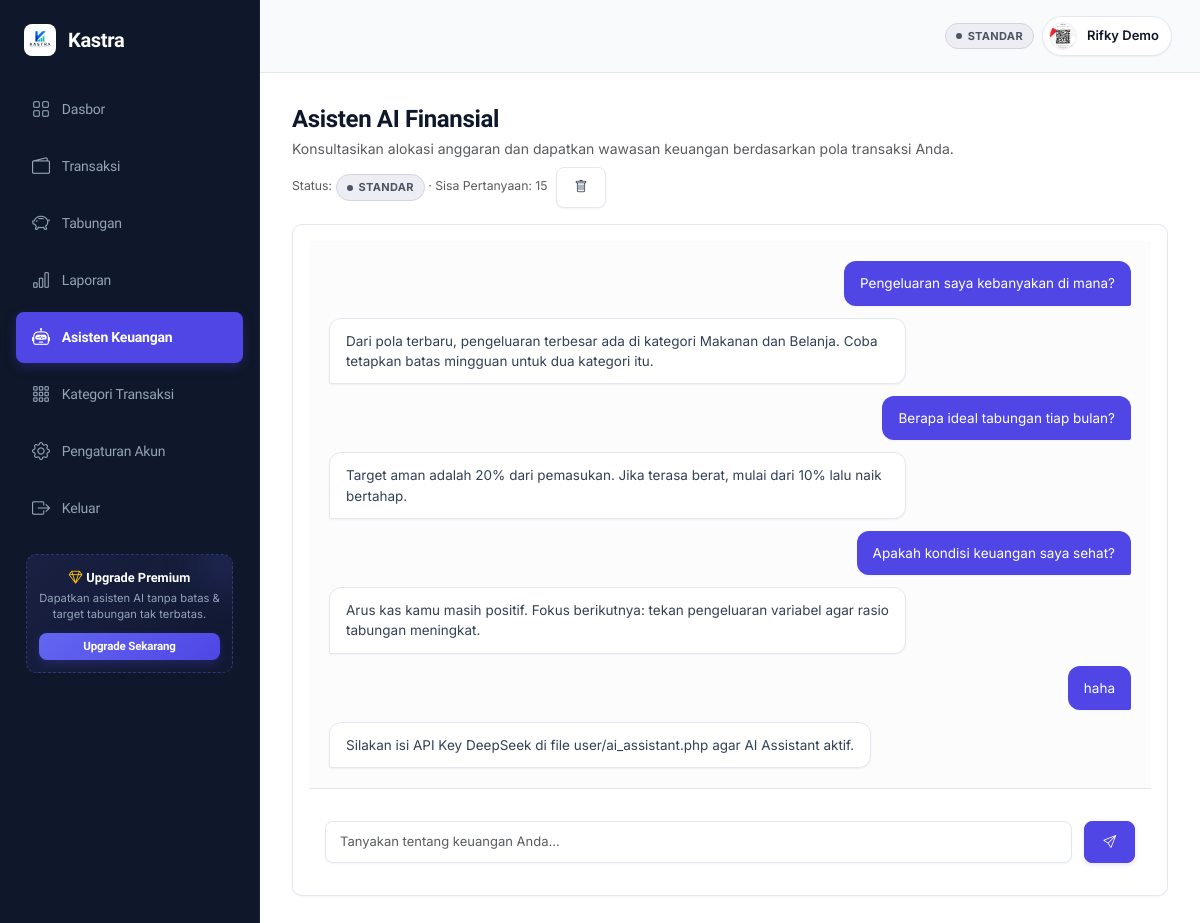
/user/ai_assistant.php (signed in), run on the app's committed database.
### tables this page shows
CREATE TABLE `chat_ai` (
  `id_chat` int(11) NOT NULL,
  `id_user` int(11) NOT NULL,
  `pesan_user` text NOT NULL,
  `respon_ai` text NOT NULL,
  `waktu` datetime NOT NULL
);

### config/fungsi.php (called while the page is built, shortened)
<?php
function ambil_pengaturan_sistem(PDO $koneksi): array
{
    $bawaan = [
        'harga_premium' => '2000',
        'limit_prompt' => '15',
    ];
    $kueri = $koneksi->query('SELECT nama_pengaturan, nilai_pengaturan FROM pengaturan_sistem');
    $data_pengaturan = $bawaan;
    foreach ($kueri->fetchAll() as $baris) {
        $data_pengaturan[$baris['nama_pengaturan']] = $baris['nilai_pengaturan'];
    }
    return $data_pengaturan;
}
function sinkron_status_premium(PDO $koneksi, int $id_user): array
{
    $kueri = $koneksi->prepare('SELECT status_user, premium_expired FROM users WHERE id_user=:id_user LIMIT 1');
    $kueri->execute(['id_user' => $id_user]);
    $data_pengguna = $kueri->fetch() ?: ['status_user' => 'biasa', 'premium_expired' => null];
    if (($data_pengguna['status_user'] ?? 'biasa') === 'biasa') {
        $kueri_transaksi = $koneksi->prepare("SELECT id_transaksi, kode_invoice, jumlah, status FROM transaksi_premium WHERE id_user=:id_user AND status IN ('pending', 'expired') ORDER BY id_transaksi DESC LIMIT 1");
        $kueri_transaksi->execute(['id_user' => $id_user]);
        $transaksi = $kueri_transaksi->fetch();
    }
    return $data_pengguna;
}
function h($teks): string
{
    return htmlspecialchars((string) $teks, ENT_QUOTES, 'UTF-8');
}

### user/ai_assistant.php (the view, shortened to what this page needs)
<?php
require_once __DIR__ . '/../config/database.php';
require_once __DIR__ . '/../config/fungsi.php';
$id_user = (int) $_SESSION['id_user'];
$pengaturan_sistem = ambil_pengaturan_sistem($koneksi);
$limit_prompt_harian = max(1, (int) ($pengaturan_sistem['limit_prompt'] ?? 15));
$status_akun = sinkron_status_premium($koneksi, $id_user);
$query_user = $koneksi->prepare('SELECT status_user, sisa_prompt, tanggal_reset_prompt FROM users WHERE id_user = :id_user LIMIT 1');
$query_user->execute(['id_user' => $id_user]);
$data_user = $query_user->fetch();
$status_user = $status_akun['status_user'] ?? ($data_user['status_user'] ?? 'biasa');
$sisa_prompt = (int) ($data_user['sisa_prompt'] ?? 15);
$tanggal_reset_prompt = $data_user['tanggal_reset_prompt'] ?? null;
if ($status_user !== 'premium') {
    $hari_ini = date('Y-m-d');
    if ($tanggal_reset_prompt !== $hari_ini) {
        $sisa_prompt = $limit_prompt_harian;
    }
}
$query_riwayat = $koneksi->prepare('SELECT * FROM chat_ai WHERE id_user = :id_user ORDER BY waktu ASC, id_chat ASC LIMIT 50');
$query_riwayat->execute(['id_user' => $id_user]);
$riwayat_chat = $query_riwayat->fetchAll();
include __DIR__ . '/../partials/header.php';
include __DIR__ . '/../partials/sidebar.php';
include __DIR__ . '/../partials/topbar.php';
?>
<div class="d-flex justify-content-between align-items-end flex-wrap gap-2 mb-3">
  <div>
    <h2 class="mb-1" style="font-size:24px;">Asisten AI Finansial</h2>
    <p class="text-muted mb-0">Konsultasikan alokasi anggaran dan dapatkan wawasan keuangan berdasarkan pola transaksi Anda.</p>
  </div>
  <div class="d-flex align-items-center gap-2 flex-wrap justify-content-end">
    <div class="small text-muted" id="statusPromptAI">Status: <span class="badge-status <?= $status_user === 'premium' ? 'badge-premium' : 'badge-biasa' ?>"><?= $status_user === 'premium' ? 'Premium' : 'Standar' ?></span> · Sisa Pertanyaan: <?= $status_user === 'premium' ? 'Tanpa batas' : $sisa_prompt ?></div>
    <button type="button" id="tombolHapusHistoriAI" class="btn btn-light btn-sm" title="Hapus riwayat obrolan">
      <i class="bi bi-trash"></i>
    </button>
  </div>
</div>
<div class="card-modern p-3 ai-chat-shell">
  <div id="chatArea" class="chat-box ai-chat-area mb-3">
    <?php if (count($riwayat_chat) === 0): ?>
      <div class="text-center py-5" id="emptyStateAI">
        <div class="icon-btn mx-auto mb-3"><i class="bi bi-robot"></i></div>
        <h5>Asisten AI Finansial</h5>
        <p class="text-muted mb-0">Tanyakan alokasi anggaran, rencana menabung, atau mintalah wawasan dari data keuangan Anda.</p>
      </div>
    <?php else: ?>
      <?php foreach ($riwayat_chat as $chat): ?>
        <div class="chat-row user fade-in-up"><div class="chat-bubble user"><?= nl2br(h($chat['pesan_user'])) ?></div></div>
        <div class="chat-row fade-in-up"><div class="chat-bubble ai"><?= nl2br(h($chat['respon_ai'])) ?></div></div>
      <?php endforeach; ?>
    <?php endif; ?>
  </div>
  <form method="post" class="chat-input-wrap ai-input-wrap" id="formChatAI" data-no-loading>
    <input type="text" class="form-control" name="pesan_user" id="inputChatAI" maxlength="600" placeholder="Tanyakan tentang keuangan Anda…" required>
    <button class="btn btn-utama" type="submit" id="tombolKirimAI" title="Kirim"><i class="bi bi-send"></i></button>
  </form>
</div>
<?php include __DIR__ . '/../partials/footer.php'; ?>

### assets/css/style.css (style rules this page uses)
:root { --primary: #4f46e5; --primary-hover: #4338ca; --primary-active: #3730a3; --primary-light: #e0e7ff; --primary-soft: #f5f3ff; --putih: #ffffff; --bg-app: #f8fafc; --bg-card: #ffffff; --bg-sidebar: #0f172a; --sidebar-hover: #1e293b; --sidebar-active: #1e1b4b; --sidebar-text: #94a3b8; --border-light: #e2e8f0; --border-focus: #a5b4fc; --teks-utama: #0f172a; --teks-muted: #64748b; --teks-putih: #ffffff; --sukses: #10b981; --sukses-bg: #ecfdf5; --bahaya: #ef4444; --bahaya-bg: #fdf2f2; --info: #3b82f6; --info-bg: #eff6ff; --warning: #f59e0b; --warning-bg: #fef3c7; --radius-lg: 10px; --radius-md: 8px; --radius-sm: 6px; --shadow-sm: 0 1px 2px 0 rgba(15, 23, 42, 0.05); --shadow-md: 0 4px 6px -1px rgba(15, 23, 42, 0.05), 0 2px 4px -2px rgba(15, 23, 42, 0.05); --shadow-lg: 0 10px 15px -3px rgba(15, 23, 42, 0.04), 0 4px 6px -4px rgba(15, 23, 42, 0.04); }
* { box-sizing: border-box; }
body { margin: 0; font-family: 'Inter', -apple-system, BlinkMacSystemFont, "Segoe UI", Roboto, sans-serif; background: var(--bg-app); color: var(--teks-utama); font-size: 14px; line-height: 1.5; opacity: 0; transition: opacity .25s ease; -webkit-font-smoothing: antialiased; -moz-osx-font-smoothing: grayscale; }
body.page-ready { opacity: 1; }
html { scroll-behavior: smooth; }
h1, h2, h3, h4, h5, h6, .brand, .btn, .nav-link, .menu-link, .section-title, .auth-label, .kartu-nominal { font-family: 'Plus Jakarta Sans', -apple-system, BlinkMacSystemFont, "Segoe UI", Roboto, sans-serif; letter-spacing: -0.015em; }
.card-modern { background: var(--bg-card); border: 1px solid var(--border-light); border-radius: var(--radius-lg); box-shadow: var(--shadow-sm); transition: all 0.2s cubic-bezier(0.4, 0, 0.2, 1); }
.btn { font-weight: 600; font-size: 13px; border-radius: var(--radius-md); padding: 10px 18px; transition: all 0.15s cubic-bezier(0.4, 0, 0.2, 1); display: inline-flex; align-items: center; justify-content: center; gap: 8px; }
.btn-utama { color: #fff; border: 1px solid var(--primary); background: var(--primary); box-shadow: 0 2px 4px rgba(79, 70, 229, 0.15); }
.btn-light { background: #fff; border: 1px solid var(--border-light); color: #334155; box-shadow: var(--shadow-sm); }
.form-control, .form-select { font-size: 13px; border-radius: var(--radius-md); border: 1px solid var(--border-light); padding: 10px 14px; background-color: #fff; color: var(--teks-utama); transition: all 0.15s ease-in-out; box-shadow: var(--shadow-sm); }
.badge-status { display: inline-flex; align-items: center; justify-content: center; padding: 4px 10px; border-radius: 999px; font-size: 11px; font-weight: 700; text-transform: uppercase; letter-spacing: 0.03em; transition: all 0.3s cubic-bezier(0.4, 0, 0.2, 1); }
.badge-status::before { content: ""; display: inline-block; width: 6px; height: 6px; border-radius: 50%; margin-right: 6px; background: currentColor; flex-shrink: 0; }
.badge-biasa::before { animation: pulse-dot 1.5s infinite ease-in-out; }
.badge-biasa { background: #eceef4; color: #4b5563; border: 1px solid #d1d5db; }
.ai-chat-shell { min-height: 66vh; display: flex; flex-direction: column; overflow: hidden; border-radius: var(--radius-lg); background: var(--putih); }
.ai-chat-area { flex: 1; overflow-y: auto; background: #fcfcfd; padding: 20px; border-bottom: 1px solid var(--border-light); display: flex; flex-direction: column; gap: 12px; }
.chat-row { display: flex; width: 100%; }
.chat-row.user { justify-content: flex-end; }
.chat-bubble { max-width: 72%; padding: 12px 16px; border-radius: 12px; font-size: 13.5px; line-height: 1.5; box-shadow: var(--shadow-sm); }
.chat-bubble.user { background: var(--primary); color: #fff; border-bottom-right-radius: 2px; }
.chat-bubble.ai { background: var(--putih); color: #334155; border: 1px solid var(--border-light); border-bottom-left-radius: 2px; }
.ai-input-wrap { padding: 16px; background: #fff; border-top: none; display: flex; gap: 12px; }
.ai-input-wrap .form-control { border-radius: var(--radius-md); }
.fade-in-up { animation: fadeInUp .25s cubic-bezier(0.4, 0, 0.2, 1) both; }
body { background-color: var(--dark-bg); color: var(--teks-utama); font-family: 'Inter', sans-serif; overflow-x: hidden; }
h1, h2, h3, h4, h5, h6 { font-family: 'Plus Jakarta Sans', sans-serif; font-weight: 700; }

### data on the page
chat_ai: pesan_user "Pengeluaran saya kebanyakan di mana?", respon_ai "Dari pola terbaru, pengeluaran terbesar ada di kategori Makanan dan Belanja. Coba tetapkan batas mingguan untuk dua kategori itu."
chat_ai: pesan_user "Berapa ideal tabungan tiap bulan?", respon_ai "Target aman adalah 20% dari pemasukan. Jika terasa berat, mulai dari 10% lalu naik bertahap."
chat_ai: pesan_user "Apakah kondisi keuangan saya sehat?", respon_ai "Arus kas kamu masih positif. Fokus berikutnya: tekan pengeluaran variabel agar rasio tabungan meningkat."
chat_ai: pesan_user "haha", respon_ai "Silakan isi API Key DeepSeek di file user/ai_assistant.php agar AI Assistant aktif."

### other printed values
$nama_pengguna "Rifky Demo"
$sisa_prompt "15"
